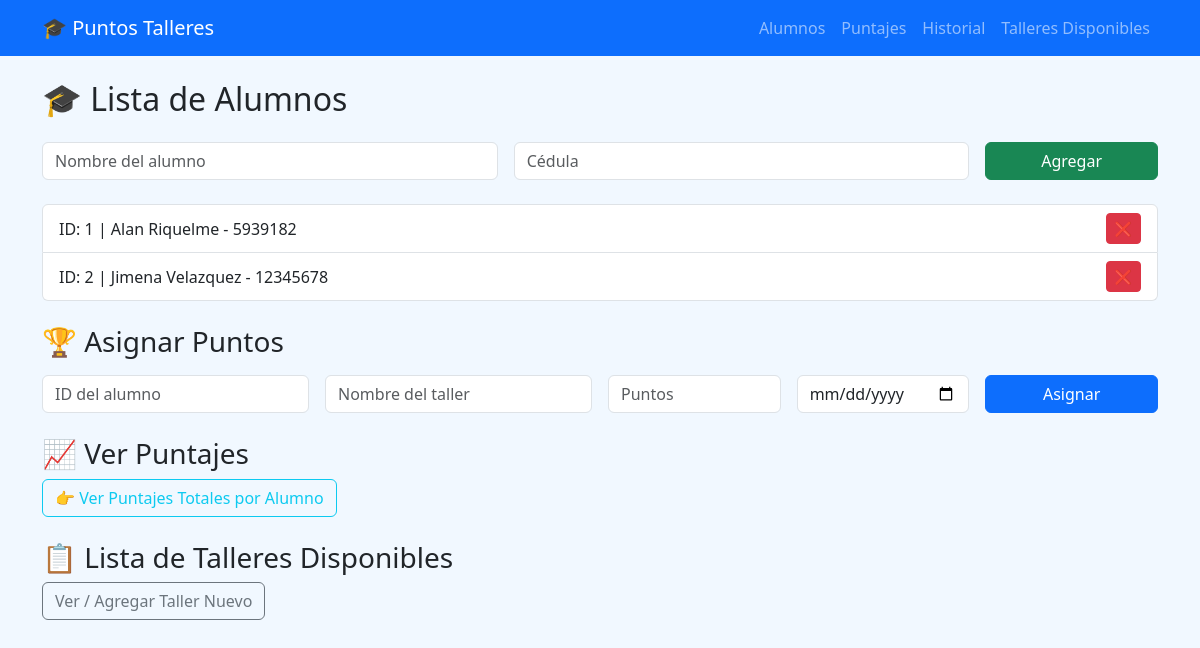
Before: / with the older database file.
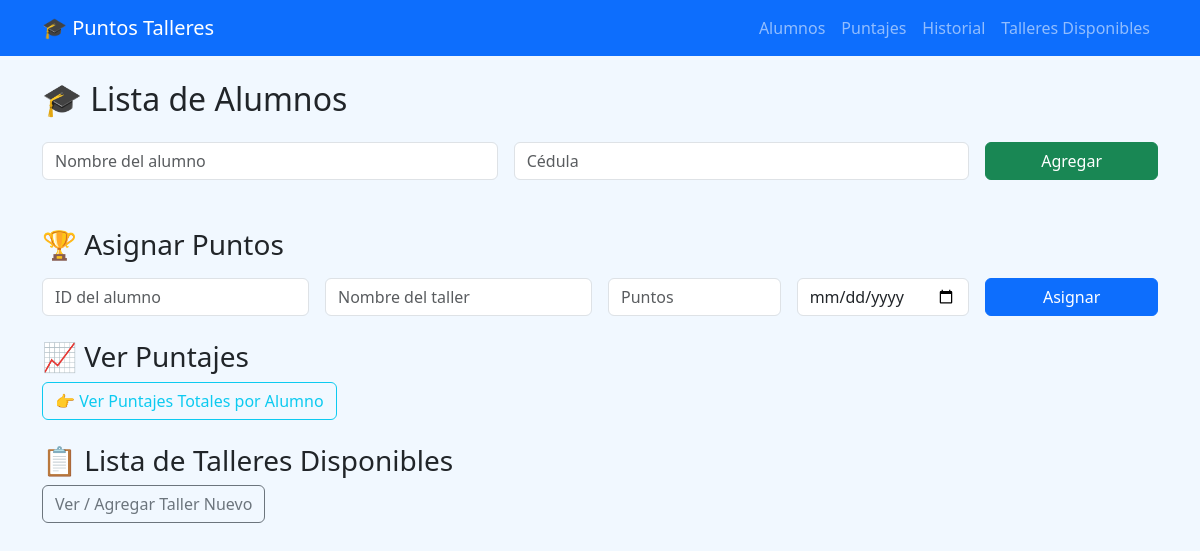
After: the same page with the newer database file.
### tables this page shows
CREATE TABLE alumnos (
    id INTEGER PRIMARY KEY AUTOINCREMENT,
    nombre TEXT NOT NULL,
    cedula TEXT NOT NULL
);

### main.py (the view)
@app.route('/')
def index():
    db = get_db()
    alumnos = db.execute("SELECT * FROM alumnos").fetchall()
    return render_template('index.html', alumnos=alumnos)

### main.py (called while the page is built)
def get_db():
    conn = sqlite3.connect('database.db')
    conn.row_factory = sqlite3.Row
    return conn

### templates/index.html (shortened to what this page needs)
{% extends "base.html" %}
{% block content %}
  <h2 class="mb-4">🎓 Lista de Alumnos</h2>
  <form action="/nuevo_alumno" method="POST" class="row g-3 mb-4">
    <div class="col-md-5">
      <input name="nombre" class="form-control" placeholder="Nombre del alumno" required>
    </div>
    <div class="col-md-5">
      <input name="cedula" class="form-control" placeholder="Cédula" required>
    </div>
    <div class="col-md-2">
      <button type="submit" class="btn btn-success w-100">Agregar</button>
    </div>
  </form>
  <ul class="list-group mb-4">
    {% for alumno in alumnos %}
      <li class="list-group-item d-flex justify-content-between align-items-center">
        ID: {{ alumno.id }} | {{ alumno.nombre }} - {{ alumno.cedula }}
        <form action="/eliminar_alumno/{{ alumno.id }}" method="POST" onsubmit="return confirm('¿Eliminar este alumno?');">
          <button class="btn btn-danger btn-sm">❌</button>
        </form>
      </li>
    {% endfor %}
  </ul>
  <h3 class="mb-3">🏆 Asignar Puntos</h3>
  <form action="/asignar_puntos" method="POST" class="row g-3 mb-4">
    <div class="col-md-3">
      <input name="alumno_id" class="form-control" placeholder="ID del alumno" required>
    </div>
    <div class="col-md-3">
      <input name="taller" class="form-control" placeholder="Nombre del taller" required>
    </div>
    <div class="col-md-2">
      <input name="puntos" type="number" class="form-control" placeholder="Puntos" required>
    </div>
    <div class="col-md-2">
      <input name="fecha" type="date" class="form-control" required>
    </div>
    <div class="col-md-2">
      <button type="submit" class="btn btn-primary w-100">Asignar</button>
    </div>
  </form>
  <h3>📈 Ver Puntajes</h3>
  <a href="/puntajes" class="btn btn-outline-info mb-4">
    👉 Ver Puntajes Totales por Alumno
  </a>
  <h3>📋 Lista de Talleres Disponibles</h3>
  <a href="/talleres_disponibles" class="btn btn-outline-secondary">Ver / Agregar Taller Nuevo</a>
{% endblock %}

### templates/base.html (shortened to what this page needs)
<!DOCTYPE html>
<html lang="es">
<head>
  <link href="https://cdn.jsdelivr.net/npm/bootstrap@5.3.0/dist/css/bootstrap.min.css" rel="stylesheet">
</head>
<body>
  <nav class="navbar navbar-expand-lg navbar-dark bg-primary mb-4">
    <div class="container">
      <a class="navbar-brand" href="/">🎓 Puntos Talleres</a>
      <div class="collapse navbar-collapse">
        <ul class="navbar-nav ms-auto">
          <li class="nav-item"><a class="nav-link" href="/">Alumnos</a></li>
          <li class="nav-item"><a class="nav-link" href="/puntajes">Puntajes</a></li>
          <li class="nav-item"><a class="nav-link" href="/ver_talleres">Historial</a></li>
          <li class="nav-item"><a class="nav-link" href="/talleres_disponibles">Talleres Disponibles</a></li>
        </ul>
      </div>
    </div>
  </nav>
  <div class="container">
    {% block content %}{% endblock %}
  </div>
</body>
</html>

### templates/base.html (style rules this page uses)
body { font-family: 'Segoe UI', sans-serif; background-color: #f1f8ff; }

Changed rows visible on the page:
removed alumnos: id "1", nombre "Alan Riquelme", cedula "5939182"
removed alumnos: id "2", nombre "Jimena Velazquez", cedula "12345678"
